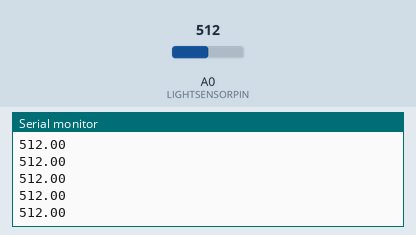
Simulated run of this sketch. Board: Arduino Uno, built with avr-gcc and run on an emulated ATmega328P. On the bench: the last lines printed to the serial monitor. The test bench sets the inputs (shaded band); at power-on: A0 (LIGHTSENSORPIN) = 512.

Above: at 1.2 s.
1.3 s: A0 (LIGHTSENSORPIN) set to 716
At 1.31 s:
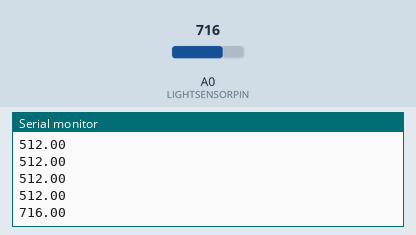
2.8 s: A0 (LIGHTSENSORPIN) set to 900
At 2.82 s:
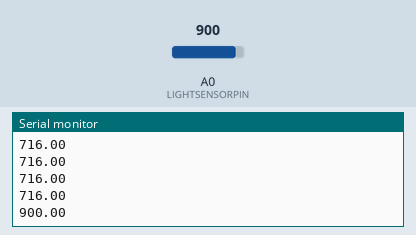
Timing chart, 0 to 5.8 s (numbered marks = the images above; inputs shaded):
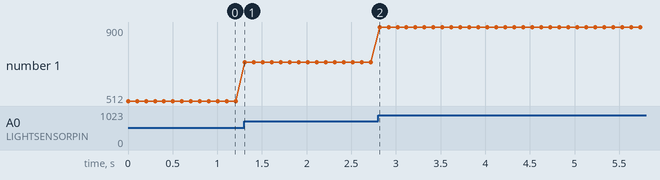

Measured:
- after the input at 1.3 s, the serial monitor: prints a new line at once (image 1)
- after the input at 2.8 s, the serial monitor: prints a new line at once (image 2)
- plotted number 1: 512 → 716 after the input at 1.3 s, 716 → 900 after the input at 2.8 s

The sketch:

TEMT6000.ino
```cpp
#define LIGHTSENSORPIN A0 //Ambient light sensor reading

void setup()
{
pinMode(LIGHTSENSORPIN, INPUT);
Serial.begin(9600);
}

void loop()
{
float reading = analogRead(LIGHTSENSORPIN); //Read light level
float square_ratio = reading / 1023.0; //Get percent of maximum value (1023)
square_ratio = pow(square_ratio, 2.0);
Serial.println(reading);
delay(100);
}
```
